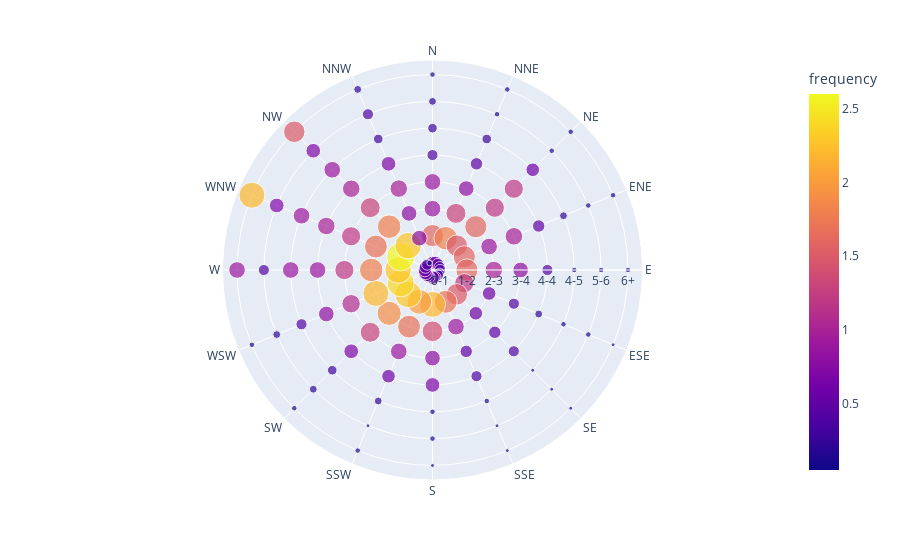

The code cell stored with this chart in its notebook:
### Code cell
px.scatter_polar(data_frame=wind, theta="direction", r="strength", color="frequency", size="frequency")

### Figure 1 — Plotly figure (JSON) as saved in the notebook; plotly's stock layout.template omitted (floating-point values rounded to 4 significant figures)
{"data": [{"hovertemplate": "strength=%{r}<br>direction=%{theta}<br>frequency=%{marker.color}<extra></extra>", "legendgroup": "", "marker": {"color": [0.5, 0.6, 0.5, 0.4, 0.4, 0.3, 0.4, 0.4, 0.6, 0.4, 0.5, 0.6, 0.6, 0.5, 0.4, 0.1, 1.6, 1.8, 1.5, 1.6, 1.6, 1.2, 1.5, 1.7, 2.2, 2, 2.3, 2.4, 2.3, 2.6, 2.3, 0.8, 0.9, 1.3, 1.6, 0.9, 1, 0.6, 0.6, 0.9, 1.4, 1.7, 1.9, 2.2, 1.8, 1.7, 1.8, 0.8, 0.9, 0.8, 1.2, 1, 0.8, 0.4, 0.5, 0.5, 0.8, 0.9, 1.3, 1.1, 1.2, 1.2, 1.3, 1, 0.4, 0.5, 1.2, 0.5, 0.4, 0.2, 0.4, 0.4, 0.7, 0.6, 0.7, 0.8, 0.9, 1, 1, 0.7, 0.3, 0.3, 0.6, 0.2, 0.1, 0.1, 0.05, 0.1, 0.1, 0.2, 0.3, 0.4, 0.9, 0.9, 0.9, 0.3, 0.2, 0.1, 0.1, 0.1, 0.1, 0.1, 0.05, 0.05, 0.1, 0.05, 0.2, 0.2, 0.4, 0.7, 0.7, 0.4, 0.1, 0.1, 0.1, 0.1, 0.1, 0.05, 0.05, 0.05, 0.05, 0.1, 0.1, 0.1, 0.9, 2.2, 1.5, 0.2], "coloraxis": "coloraxis", "size": [0.5, 0.6, 0.5, 0.4, 0.4, 0.3, 0.4, 0.4, 0.6, 0.4, 0.5, 0.6, 0.6, 0.5, 0.4, 0.1, 1.6, 1.8, 1.5, 1.6, 1.6, 1.2, 1.5, 1.7, 2.2, 2, 2.3, 2.4, 2.3, 2.6, 2.3, 0.8, 0.9, 1.3, 1.6, 0.9, 1, 0.6, 0.6, 0.9, 1.4, 1.7, 1.9, 2.2, 1.8, 1.7, 1.8, 0.8, 0.9, 0.8, 1.2, 1, 0.8, 0.4, 0.5, 0.5, 0.8, 0.9, 1.3, 1.1, 1.2, 1.2, 1.3, 1, 0.4, 0.5, 1.2, 0.5, 0.4, 0.2, 0.4, 0.4, 0.7, 0.6, 0.7, 0.8, 0.9, 1, 1, 0.7, 0.3, 0.3, 0.6, 0.2, 0.1, 0.1, 0.05, 0.1, 0.1, 0.2, 0.3, 0.4, 0.9, 0.9, 0.9, 0.3, 0.2, 0.1, 0.1, 0.1, 0.1, 0.1, 0.05, 0.05, 0.1, 0.05, 0.2, 0.2, 0.4, 0.7, 0.7, 0.4, 0.1, 0.1, 0.1, 0.1, 0.1, 0.05, 0.05, 0.05, 0.05, 0.1, 0.1, 0.1, 0.9, 2.2, 1.5, 0.2], "sizemode": "area", "sizeref": 0.0065, "symbol": "circle"}, "mode": "markers", "name": "", "r": ["0-1", "0-1", "0-1", "0-1", "0-1", "0-1", "0-1", "0-1", "0-1", "0-1", "0-1", "0-1", "0-1", "0-1", "0-1", "0-1", "1-2", "1-2", "1-2", "1-2", "1-2", "1-2", "1-2", "1-2", "1-2", "1-2", "1-2", "1-2", "1-2", "1-2", "1-2", "1-2", "2-3", "2-3", "2-3", "2-3", "2-3", "2-3", "2-3", "2-3", "2-3", "2-3", "2-3", "2-3", "2-3", "2-3", "2-3", "2-3", "3-4", "3-4", "3-4", "3-4", "3-4", "3-4", "3-4", "3-4", "3-4", "3-4", "3-4", "3-4", "3-4", "3-4", "3-4", "3-4", "4-4", "4-4", "4-4", "4-4", "4-4", "4-4", "4-4", "4-4", "4-4", "4-4", "4-4", "4-4", "4-4", "4-4", "4-4", "4-4", "4-5", "4-5", "4-5", "4-5", "4-5", "4-5", "4-5", "4-5", "4-5", "4-5", "4-5", "4-5", "4-5", "4-5", "4-5", "4-5", "5-6", "5-6", "5-6", "5-6", "5-6", "5-6", "5-6", "5-6", "5-6", "5-6", "5-6", "5-6", "5-6", "5-6", "5-6", "5-6", "6+", "6+", "6+", "6+", "6+", "6+", "6+", "6+", "6+", "6+", "6+", "6+", "6+", "6+", "6+", "6+"], "showlegend": false, "subplot": "polar", "theta": ["N", "NNE", "NE", "ENE", "E", "ESE", "SE", "SSE", "S", "SSW", "SW", "WSW", "W", "WNW", "NW", "NNW", "N", "NNE", "NE", "ENE", "E", "ESE", "SE", "SSE", "S", "SSW", "SW", "WSW", "W", "WNW", "NW", "NNW", "N", "NNE", "NE", "ENE", "E", "ESE", "SE", "SSE", "S", "SSW", "SW", "WSW", "W", "WNW", "NW", "NNW", "N", "NNE", "NE", "ENE", "E", "ESE", "SE", "SSE", "S", "SSW", "SW", "WSW", "W", "WNW", "NW", "NNW", "N", "NNE", "NE", "ENE", "E", "ESE", "SE", "SSE", "S", "SSW", "SW", "WSW", "W", "WNW", "NW", "NNW", "N", "NNE", "NE", "ENE", "E", "ESE", "SE", "SSE", "S", "SSW", "SW", "WSW", "W", "WNW", "NW", "NNW", "N", "NNE", "NE", "ENE", "E", "ESE", "SE", "SSE", "S", "SSW", "SW", "WSW", "W", "WNW", "NW", "NNW", "N", "NNE", "NE", "ENE", "E", "ESE", "SE", "SSE", "S", "SSW", "SW", "WSW", "W", "WNW", "NW", "NNW"], "type": "scatterpolar"}], "layout": {"coloraxis": {"colorbar": {"title": {"text": "frequency"}}, "colorscale": [[0, "#0d0887"], [0.1111, "#46039f"], [0.2222, "#7201a8"], [0.3333, "#9c179e"], [0.4444, "#bd3786"], [0.5556, "#d8576b"], [0.6667, "#ed7953"], [0.7778, "#fb9f3a"], [0.8889, "#fdca26"], [1, "#f0f921"]]}, "legend": {"itemsizing": "constant", "tracegroupgap": 0}, "margin": {"t": 60}, "polar": {"angularaxis": {"direction": "clockwise", "rotation": 90}, "domain": {"x": [0, 1], "y": [0, 1]}}}}
